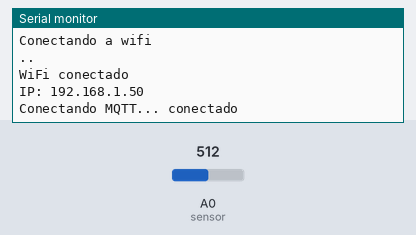
Recording of a program running on a simulated ESP8266 (NodeMCU). Shown: the last lines printed to the serial monitor. The test bench sets the inputs (shaded band); at power-on: A0 (sensor) = 512. WiFi joins after 1.5 s; servers stay silent unless stated; no MQTT or app messages arrive unless stated.

Above: at 2.7 s.
2.8 s: A0 (sensor) set to 716
At 5.4 s:
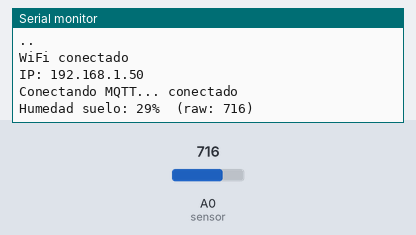
9.0 s: A0 (sensor) set to 900
At 11.2 s:
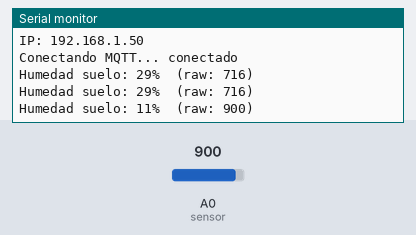

Measured:
- after the input at 2.8 s, the serial monitor: prints a new line after 1.8 s (image 1)
- after the input at 9.0 s, the serial monitor: prints a new line after 1.6 s (image 2)

The program:

main.cpp
```cpp
// --- INCLUDES ---
// estas librerías se incluyen para el funcionemiento básico de Arduino, para la conexión WiFi, para la comunicación mediante MQTT, para crear y gestionar mensajes en formato JSON,
//   y para poder ejecutar funciones de forma periódica mediante temporizadores sin bloquear el programa (evitando el uso de delay o millis).
#include <Arduino.h>
#include <ESP8266WiFi.h>
#include <PubSubClient.h>
#include <ArduinoJson.h>
#include <Ticker.h>

// --- WIFI ---
// todos los nodos tienen que estar conectados a la misma red
const char* ssid = "wifi"; // cambiar por el nombre de la red WiFi
const char* password = "wifiwifi"; // cambiar por la contraseña de la red WiFi

// --- MQTT ---
const char* mqtt_server = "10.228.245.75"; // la IP de donde esté levantado
const char* mqtt_topic = "soil"; // el topic es donde se publican los datos del sensor

// --- OBJETOS ---
WiFiClient espClient; // definimos el cliente WiFi para la conexión MQTT
PubSubClient client(espClient); // definimos el cliente MQTT usando el cliente WiFi

// --- TICKER ---
Ticker wifiTicker; // definimos el ticker que usaremos para la WiFi
void tickWifi() {
  Serial.print("."); // esta función imprime un punto cada cierto tiempo mientras el nodo intenta conectarse a la WiFi (es solo informativo, para saber que no se ha bloqueado).
}

Ticker mqttTicker; // definimos el ticker que usaremos para el MQTT
void tickMQTT() {} // aquí no imprimimos un punto, pero tiene la misma funcionalidad que el ticker de la WiFi --> para reintentar la conexión MQTT periódicamente.

Ticker soilloopTicker; // definimos el ticker que usaremos para el loop
void tickSoilloop() {
  int soilValue = analogRead(A0); // Hacemos la lectura del sensor, que mide entre 0 y 1023
  int humedad = map(soilValue, 1023, 0, 0, 100);  // hacemos una conversión de la lectura a porcentaje
  humedad = constrain(humedad, 0, 100); // limita que el valor de luz se mantengan en rango

  // imprimimos por el Serial Monitorla humedad (el porcentaje convertido del valor raw) y el raw (el valor leido)
  Serial.print("Humedad suelo: ");
  Serial.print(humedad);
  Serial.print("%  (raw: ");
  Serial.print(soilValue);
  Serial.println(")");

  StaticJsonDocument<200> doc;  // creamos el objeto JSON en memoria
  doc["humedad"] = humedad;
  doc["raw"] = soilValue;

  // convertimos el JSON a texto y publicamos el mensaje en el topic
  char buffer[128];
  serializeJson(doc, buffer);
  client.publish(mqtt_topic, buffer);

}

//  --- FUNCIONES ---
// Conexión a la red WiFi
void setup_wifi() {
  Serial.print("Conectando a ");
  Serial.println(ssid);
  WiFi.begin(ssid, password); // iniciamos la conexión WiFi

  wifiTicker.attach_ms(500, tickWifi);  // llamamos a tickWifi() cada 500ms, que imprimirá un punto para indicar que está intentando conectar
  // Esperamos a que conete sin bloquear el sistema
  while (WiFi.status() != WL_CONNECTED) {
    yield(); // recomendado en ESP8266 ya que, entre otros, resetea el watchdog y permite que el ESP8266 ejecute tareas internamente
  }
  wifiTicker.detach(); // Detenemos el ticker cuando ya se ha conectado a la wifi

  Serial.println("\nWiFi conectado");
  Serial.print("IP: ");
  Serial.println(WiFi.localIP());
}

// // Conexión al broker MQTT
void reconnect() {
  Serial.print("Conectando MQTT...");

  mqttTicker.attach_ms(3000, tickMQTT); // cada 3 segundos reintenta conectar

  while (!client.connected()) {
    if (client.connect("ESP8266_SUELO")) {
      Serial.println(" conectado");
    } else {
      Serial.print(" fallo rc=");
      Serial.println(client.state()); // si falla en conectar, aquí nos da el código de error
    }
    yield(); // recomendado en ESP8266
  }

  mqttTicker.detach(); // detenemos el ticker al conectar
}

// // --- SETUP ---
void setup() {
  // inicializamos
  Serial.begin(115200);
  setup_wifi();
  client.setServer(mqtt_server, 1884); // configuramos el MQTT al  puerto 1884

  reconnect(); // llamamos a la función para conectar MQTT
  soilloopTicker.attach_ms(3000, tickSoilloop); // ejecutamos la lectura del sensor y publica cada 3 s
}

// // --- LOOP ---
void loop() {
  if (!client.connected()) reconnect(); // verificamos que la conexión MQTT no ha caído
  client.loop();

  yield(); // recomendado para el ESP8266 ya que evita reinicios por watchdog en el ESP8266 (el watchdog reinicia el programa si éste se queda colgado/congelado)
}
```
